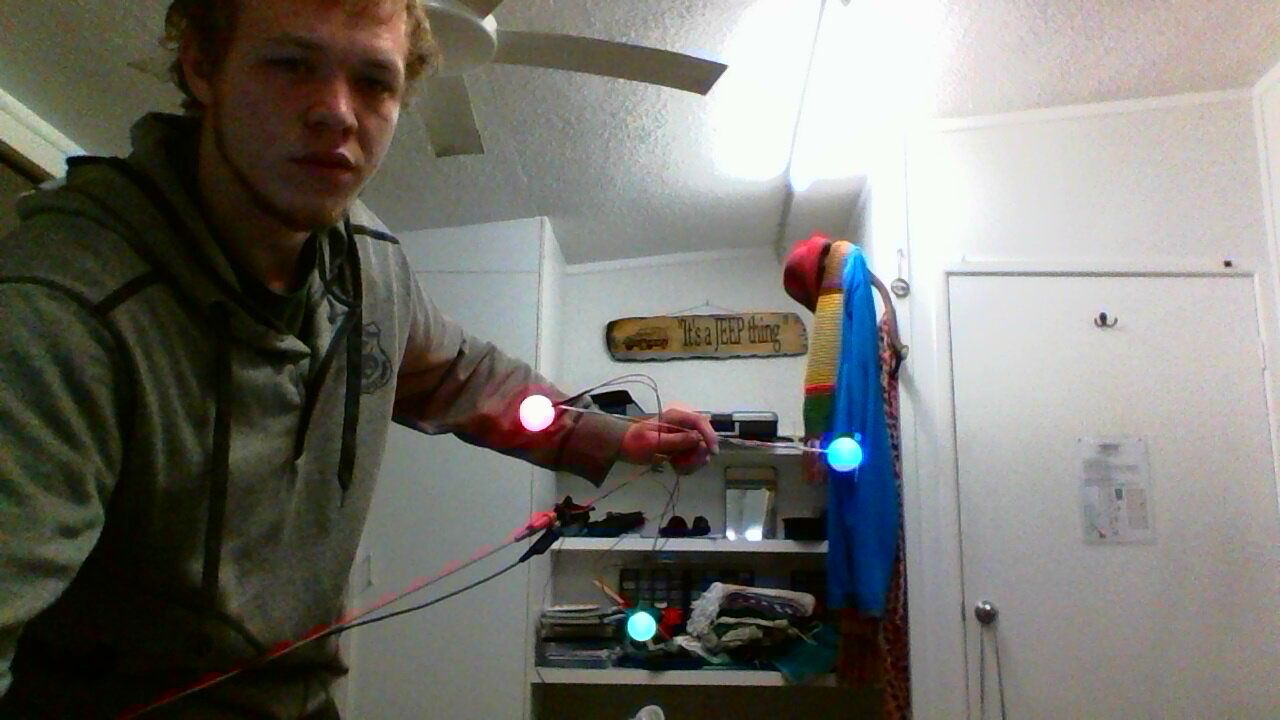
//> input picture computervision/leddetection/led4.jpg, 1280 x 720 px
$ ./ledDetection2   (built with g++ and OpenCV 4)
//> lines starting //> are read from the running program, lines starting //| are printed output that depends on the picture; after the words box and inside, x2 and y2 are one past the last pixel; in counts of white or black regions, pixels touching at a corner belong together
#include "opencv2/core/core.hpp"
#include "opencv2/highgui/highgui.hpp"
#include "opencv2/imgproc/imgproc.hpp"
#include "iostream"
#include <stdio.h>
#include <unistd.h>     // UNIX standard function definitions
#include <fcntl.h>      // File control definitions
#include <errno.h>      // Error number definitions
#include <termios.h>    // POSIX terminal control definitions

#define DEBUG 1

//Cropped area size.
#define SQUARE_SIZE 200
#define CROPMIDPOINT 100

//Marker relations
#define BLUE_RED 400
#define GREEN_FRONT 700
//Red Marker Position
#define RED_X 0
#define RED_Y 0
//Green Marker Position
#define GREEN_X BLUE_RED
#define GREEN_Y 0
//Blue Marker Position
#define BLUE_X BLUE_RED*0.5
#define BLUE_Y GREEN_FRONT
//Purple Marker Position
#define PURPLE_X BLUE_RED*0.5
#define PURPLE_Y GREEN_FRONT
#define PURPLE_Z 40

#define OPEN_CLOSE 1 //1 uses and opening procedure, 0 uses a closing procedure.
#define YUV_RGB 0 //1 = YUV, 0 = RGB.

//Canny edge detection threshold, it is quite low due to the low
//brightness of the images.
#define THRESH 60
#define AREA_THRESH 100

#define ELEMENT_TYPE 0
#define OPENING_SIZE 3
#define CLOSING_SIZE 3

//Used to access all of the images.
#define ONESCOLUMN 6
#define TENSCOLUMN 5
#define NUMIMAGES 16

//Middle point of images.
#define MIDDLEX 292
#define MIDDLEY 360

//Colours used in image analysis.
#define WHITE 255
#define MANICOLOUR 127

//Size of the images when displayed.
#define WINDOWX 500
#define WINDOWY 400

using namespace cv;
using namespace std;

Point brightLoc, mousePos;

char input;
int cnt = 0, i, brightness = 0, contourIndex = 0, intense, eleType;

double largestArea, area;

Mat openElement, closeElement;
Rect bRect;
Scalar intenseAvg, yuvColour, color[3], yuvAvg;

vector<vector<Point> > contours;
vector<Vec4i> hierarchy;
vector<Vec3f> circles;

int USB = open( "/dev/rfcomm0", O_RDWR| O_NOCTTY );

//Function Prototypes

void onMouse(int event, int x, int y, int flags, void* userdata);
void disImage(char* winName, Mat Image, int Position);
int write(char message[10]);

int main(int argc, char** argv) {


	string filename = "led4.jpg";

	//If no argument is given to "./Contours" then MRI1_01.png is used.

	Mat originalImage = imread(filename);
//> originalImage is the input picture: 720 rows x 1280 cols, CV_8UC3; mean B, G, R 108.9, 115.3, 116.6


	yuvColour = Scalar(255, 255, 255);
	color[0] = Scalar(255, 0, 0);
	color[1] = Scalar(0, 255, 0);
	color[2] = Scalar(0, 0, 255);

	if(originalImage.empty()) {
		//Checks that the file can be opened, if it can't, prints "can not open"
		//and end the program
		cout << "can not open " << filename << endl;
		return -1;
	}
	if (DEBUG) {cout << "File Loaded\n\r";}

	if( ELEMENT_TYPE == 0 ){ eleType = MORPH_RECT; }
	else if( ELEMENT_TYPE == 1 ){ eleType = MORPH_CROSS; }
	else if( ELEMENT_TYPE == 2) { eleType = MORPH_ELLIPSE; }

	openElement = getStructuringElement(eleType , Size( 2*OPENING_SIZE + 1, 2*OPENING_SIZE+1 ), Point(OPENING_SIZE, OPENING_SIZE));
	closeElement = getStructuringElement(eleType , Size( 2*CLOSING_SIZE + 1, 2*CLOSING_SIZE+1 ), Point(CLOSING_SIZE, CLOSING_SIZE));

	if (DEBUG) {cout << "Elements Created\n\r";}

	//Creates the image variables used for this project, one is used for each step
	//to facilitate debugging and understanding the code.
	Mat image = originalImage.clone(), threshImage, reducedImage, grayImage, erodedImage, colourImages[3], yuvImage, yuvSplit[3], edgeImage, contoursImage, blueImage, greenImage, redImage, brightImage;

	if (DEBUG) {cout << "Variables Created\n\r";}

	cvtColor(image, yuvImage, CV_BGR2YCrCb);
//> yuvImage: 720 rows x 1280 cols, CV_8UC3; mean of channels 0, 1, 2 115, 129.2, 124.6
	split(yuvImage, yuvSplit);
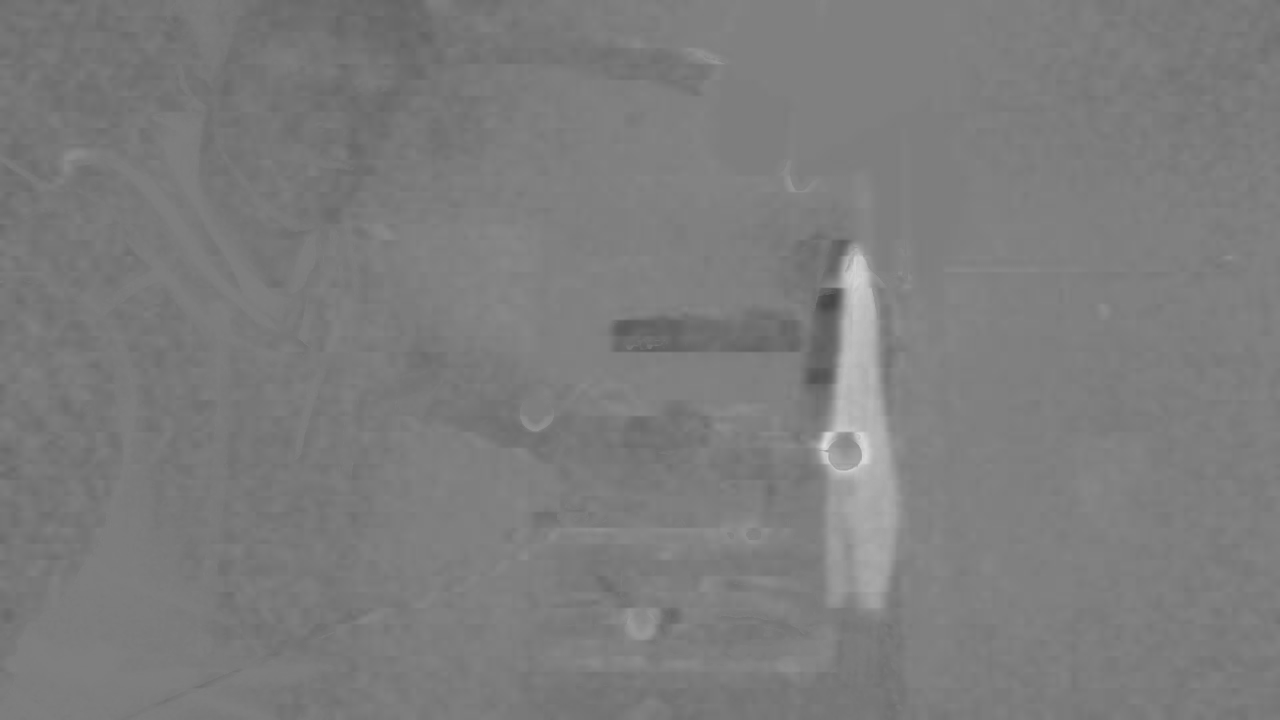
//> yuvSplit[2]: 720 rows x 1280 cols, CV_8UC1; min 71, max 222, mean 124.6
	yuvAvg = mean(yuvImage);
//> yuvAvg = Scalar(115, 129.2, 124.6)

	threshold(yuvSplit[0], brightImage, yuvAvg[0]*1.5, 255, THRESH_TOZERO);
	threshold(yuvSplit[1], redImage, yuvAvg[1]*1.1, 255, THRESH_TOZERO);
	threshold(yuvSplit[2], blueImage, yuvAvg[2]*1.1, 255, THRESH_TOZERO);

	dilate(brightImage, brightImage, closeElement);
	// subtract(brightDImage, brightImage, borderImage);

	disImage((char *)"Bright Image", brightImage, 6);

	split(image, colourImages);

	// blueImage = colourImages[0].clone();
	greenImage = colourImages[1].clone();
	// redImage = colourImages[2].clone();

	disImage((char *)"Yuv Blue Image", blueImage, 1);
	disImage((char *)"Green Image", greenImage, 2);
	disImage((char *)"Yuv Red Image", redImage, 3);

	//White lights should be reduced, as the markers are distinct colours.
	colourImages[0] = blueImage;// - greenImage*0.3 - redImage*0.3;
	colourImages[1] = greenImage;// - blueImage*0.3 - redImage*0.3;
	colourImages[2] = redImage;// - greenImage*0.3 - blueImage*0.3;

	bitwise_and(blueImage, brightImage, colourImages[0]);
//> blueImage: 720 rows x 1280 cols, CV_8UC1; min 0, max 208, mean 0.7
	bitwise_and(colourImages[1], brightImage, colourImages[1]);
	bitwise_and(redImage, brightImage, colourImages[2]);
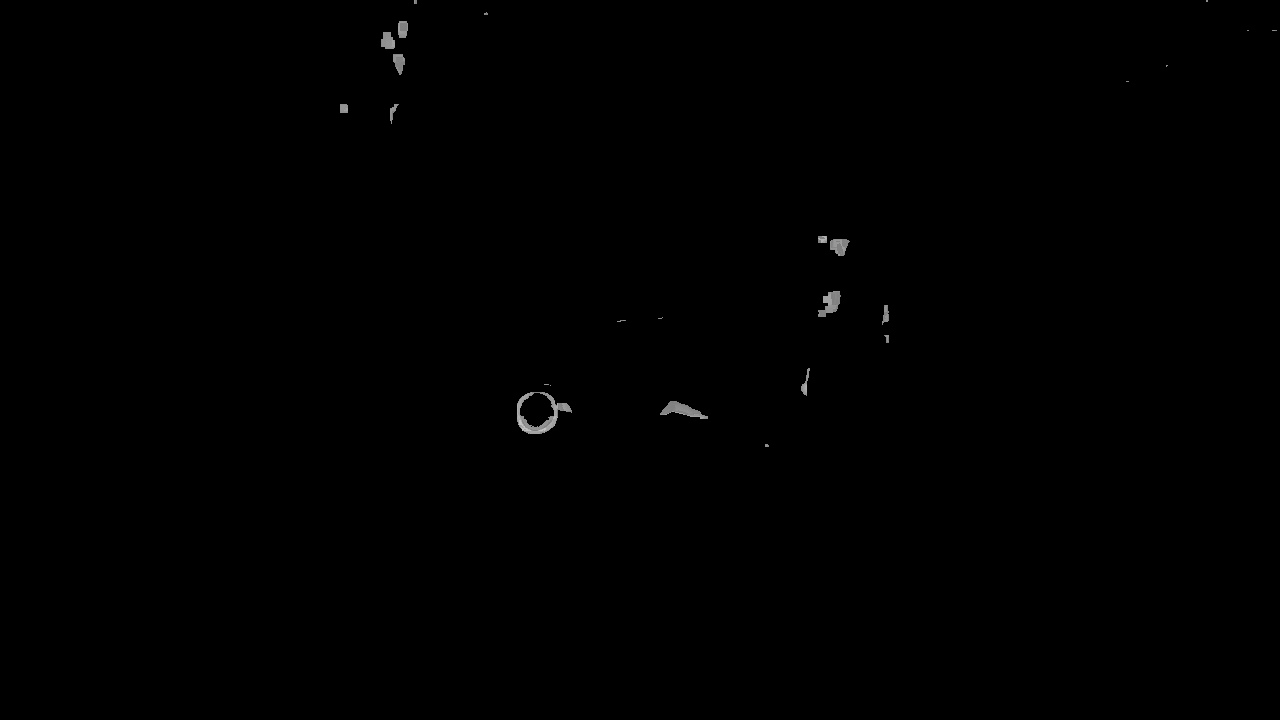
//> redImage: 720 rows x 1280 cols, CV_8UC1; min 0, max 196, mean 0.4

	disImage((char *)"Blue Image 2", colourImages[0], 1);
	disImage((char *)"Green Image 2", colourImages[1], 2);
	disImage((char *)"Red Image 2", colourImages[2], 3);

	if (DEBUG) {cout << "Colours Managed" << endl;}

	for(int k = 0; k <= 2; k++) {
		if (DEBUG) {cout << "Loop: " << k << endl;}

		intenseAvg = mean(colourImages[k]);

		threshold(colourImages[k], threshImage, intenseAvg[0]*1.2, 255, THRESH_BINARY);

		erode(colourImages[k], erodedImage, openElement);
		dilate(erodedImage, threshImage, openElement);

		// Canny(threshImage, edgeImage, THRESH, 2*THRESH, 3);

		contoursImage = threshImage.clone();
		// contoursImage = edgeImage.clone();

		blur(contoursImage, contoursImage, Size(4,4));

		findContours(contoursImage, contours, hierarchy, CV_RETR_EXTERNAL, CV_CHAIN_APPROX_SIMPLE, Point(0,0));

		largestArea = 0;
		area = 0;
		contourIndex = 0;
		for(int i = 0; i<contours.size(); i++) {
			area = contourArea(contours[i], false);
			if(area > AREA_THRESH) {
				largestArea = area;
				contourIndex = i;
				bRect = boundingRect(contours[i]);
				rectangle(originalImage, bRect, color[k]);
			}
		}

		switch(k) {
			case 0:
				disImage((char *)"Blue Image 3", threshImage, 1);
				break;
			case 1:
				disImage((char *)"Green Image 3", threshImage, 2);
				break;
			case 2:
				disImage((char *)"Red Image 3", threshImage, 3);
				break;
		}
	}
//> this loop made 3 passes
//> (intenseAvg, area, largestArea, contourIndex, bRect) on passes 1 to 3: (Scalar(0.671), 90, 830.5, 3, Rect(841, 242, 35, 35)), (Scalar(61.14), 45, 116.5, 24, Rect(427, 0, 14, 10)), (Scalar(0.428), 214.5, 214.5, 8, Rect(397, 20, 13, 20))
//> threshImage: 720 rows x 1280 cols, CV_8UC1; min 0, max 160, mean 0.3
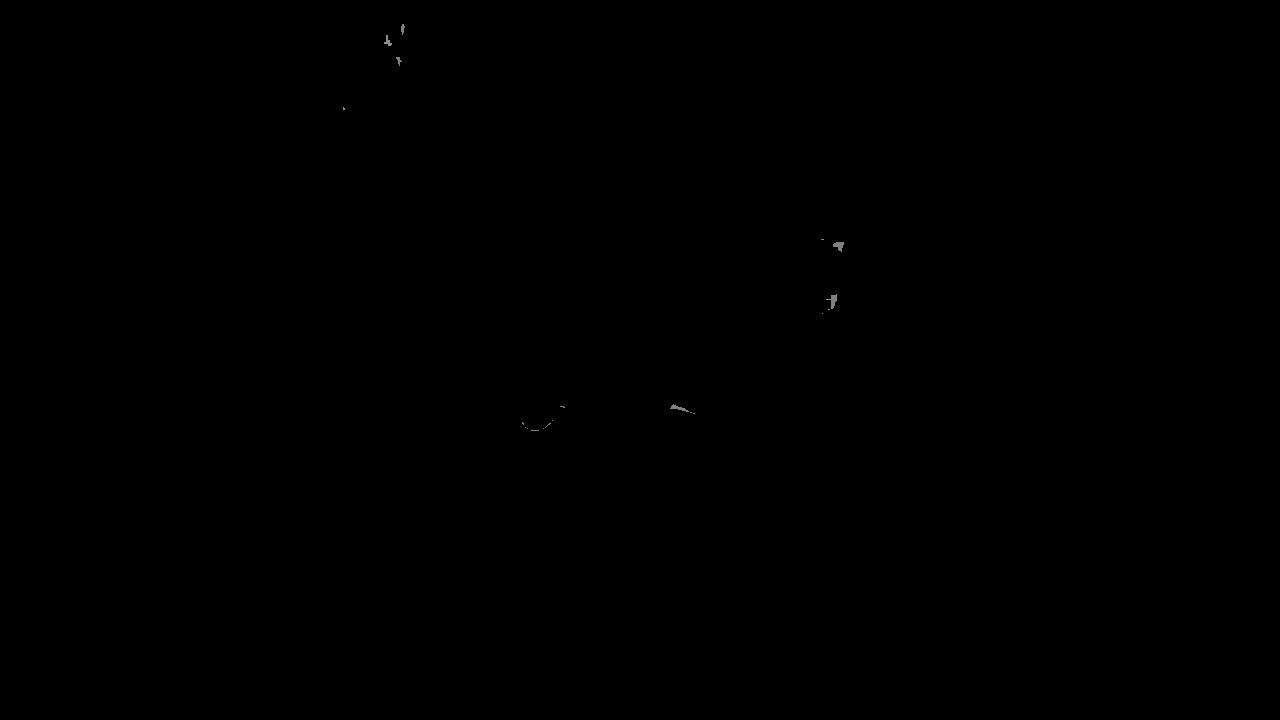
//> erodedImage: 720 rows x 1280 cols, CV_8UC1; min 0, max 160, mean 0
//> contoursImage: 720 rows x 1280 cols, CV_8UC1; min 0, max 160, mean 0.3
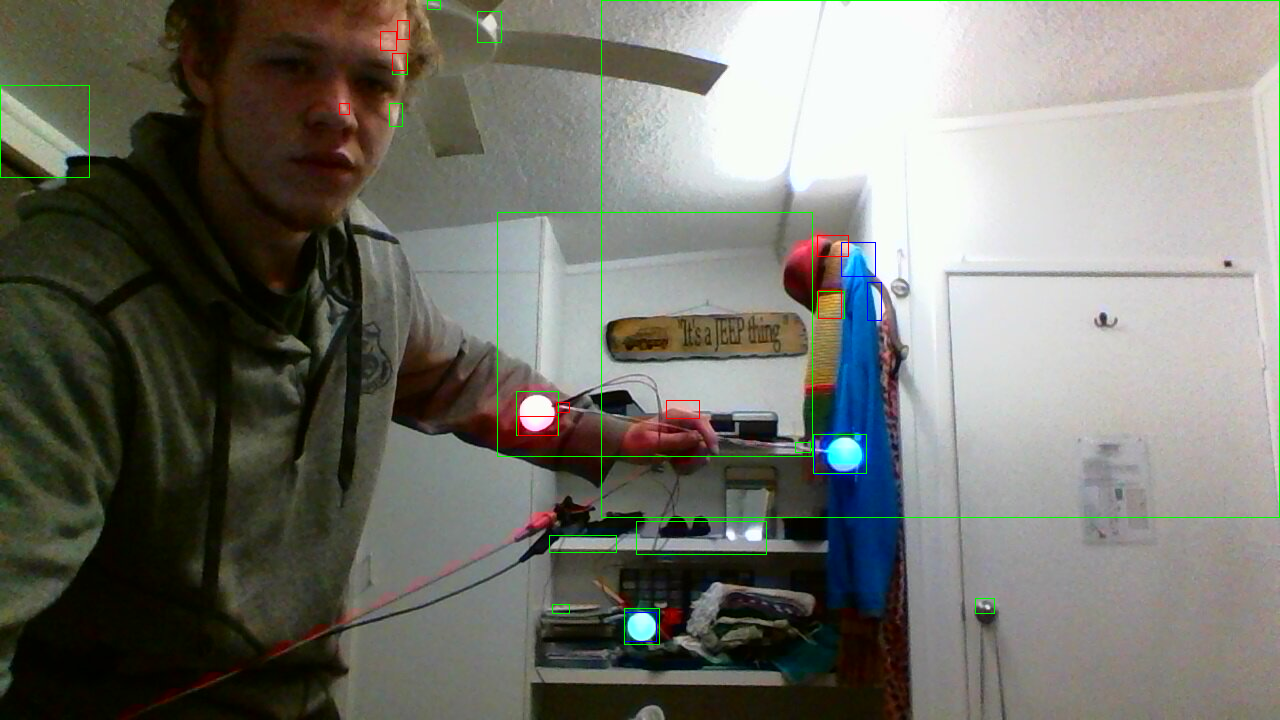
//> originalImage: 720 rows x 1280 cols, CV_8UC3; mean B, G, R 108.2, 116, 115.9
//> after the loop, largestArea = 214.5; area = 214.5; contourIndex = 8

	if (DEBUG) {cout << "Analysis Complete" << endl;}

	disImage((char *)"Threshold Image", originalImage, 4);

	// [25 lines of commented-out code are left out]

	waitKey(0);
}

void disImage(char* winName, Mat Image, int Position) {
	namedWindow(winName, WINDOW_NORMAL);
	imshow(winName, Image);
	resizeWindow(winName, WINDOWX, WINDOWY);

	switch (Position) {
		case 1:
			moveWindow(winName, 0, 0);
			break;
		case 2:
			moveWindow(winName, WINDOWX+5, 0);
			break;
		case 3:
			moveWindow(winName, (WINDOWX*2)+10, 0);
			break;
		case 4:
			moveWindow(winName, 0, WINDOWY+25);
			break;
		case 5:
			moveWindow(winName, WINDOWX+5, WINDOWY+25);
			break;
		case 6:
			moveWindow(winName, (WINDOWX*2)+10, WINDOWY+25);
			break;

	}

}

void onMouse(int event, int x, int y, int flags, void* userdata) {
	//Event that is attached to a mouse click after "setMouseCallback" occurs.
	if(event == EVENT_LBUTTONDOWN) {
		mousePos.x = x;
		mousePos.y = y;
	}
}

int write(char message[10]) {
	int n_written = 0, spot = 0;

	do {
		n_written = write( USB, &message[spot], 1 );
		spot += n_written;
	} while (message[spot-1] != '\r' && n_written > 0);
}

$ run again, with computervision/leddetection/led1.jpg copied over computervision/leddetection/led4.jpg
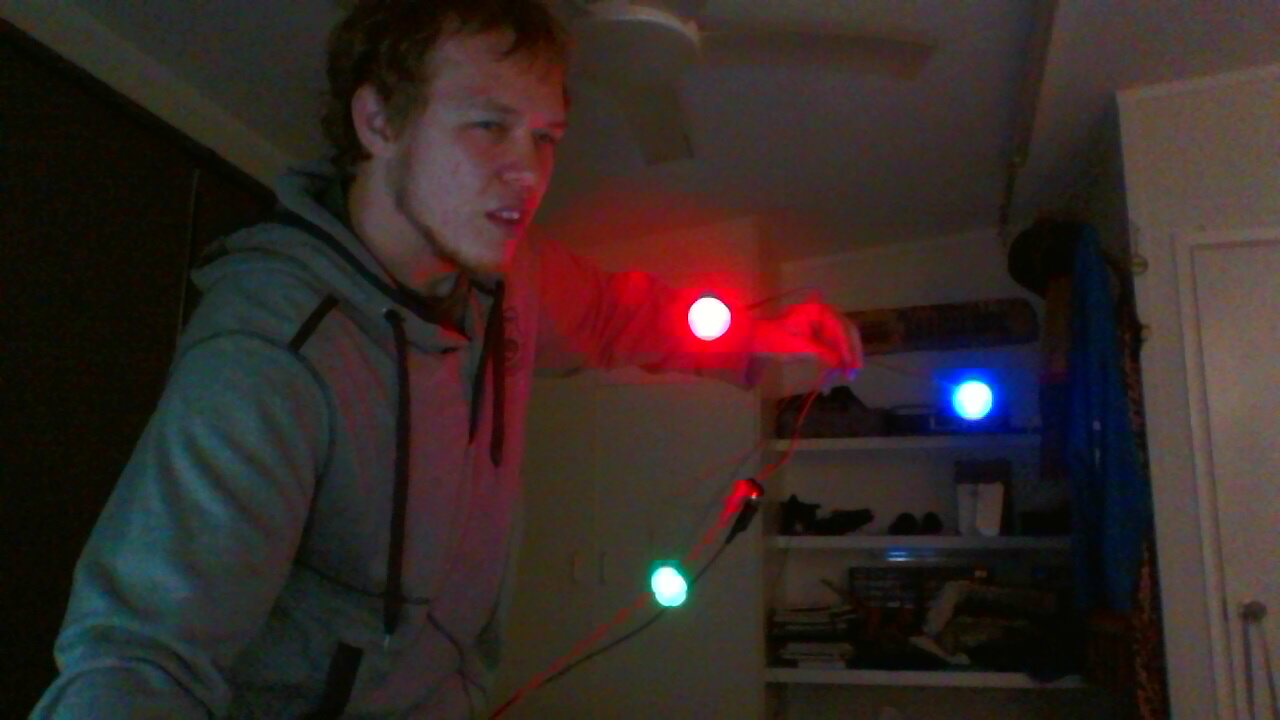
//> input picture computervision/leddetection/led1.jpg, 1280 x 720 px
//> originalImage is the input picture: 720 rows x 1280 cols, CV_8UC3; mean B, G, R 37.2, 40.2, 52.9
//> yuvImage: 720 rows x 1280 cols, CV_8UC3; mean of channels 0, 1, 2 43.6, 134.6, 124.3
//> yuvAvg = Scalar(43.64, 134.6, 124.3)
//> the loop `for(int k = 0; k <= 2; k++)` made 3 passes
//> (intenseAvg, area, largestArea, contourIndex, bRect) on passes 1 to 3: (Scalar(0.445), 2899.5, 2899.5, 16, Rect(941, 367, 62, 61)), (Scalar(10.69), 2242.5, 2242.5, 29, Rect(607, 0, 98, 47)), (Scalar(0.996), 158.5, 158.5, 13, Rect(495, 63, 17, 13))
//> pass 1, `threshold(colourImages[k], threshImage, intenseAvg[0]*1.2, 255, THRESH..`:
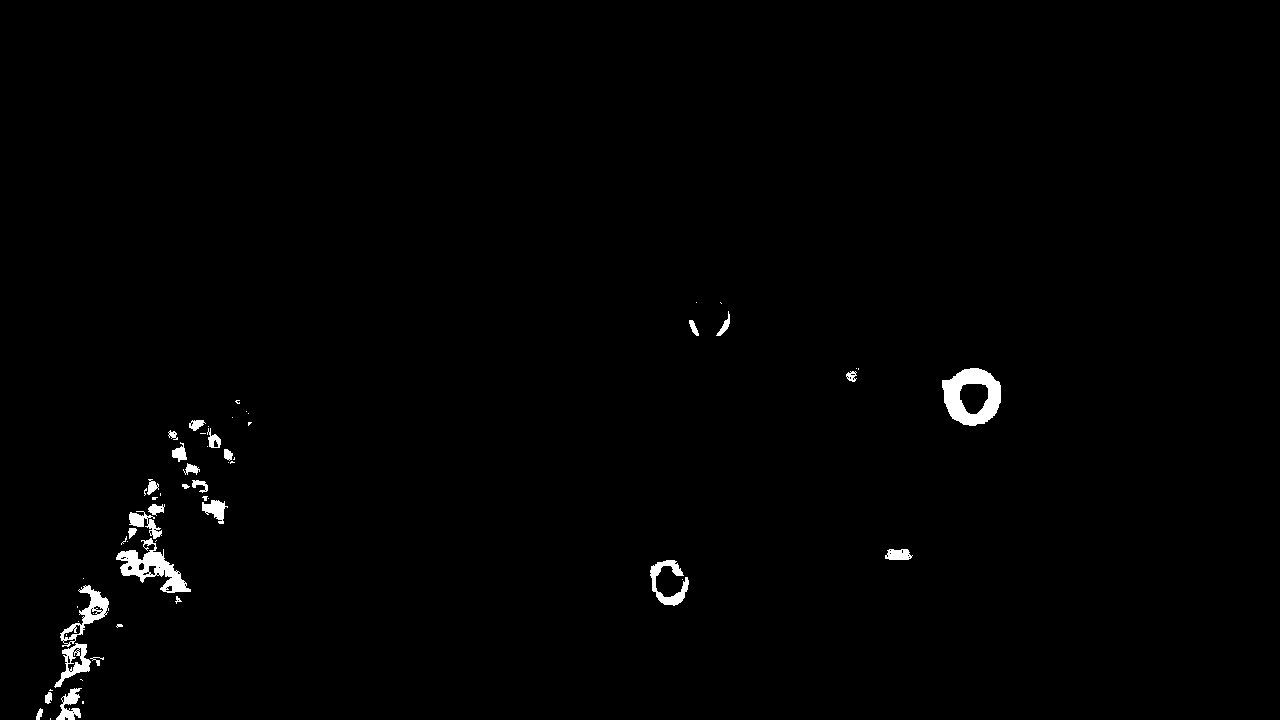
//> threshImage: 720 rows x 1280 cols, CV_8UC1; 0.94% white; 61 white regions (34 under 20 px), largest, box (x1, y1, x2, y2) and area: (942, 368, 1001, 426) 1972, (116, 538, 191, 593) 1492, (60, 585, 109, 647) 836
//> after the loop `for(int k = 0; k <= 2; k++)`:
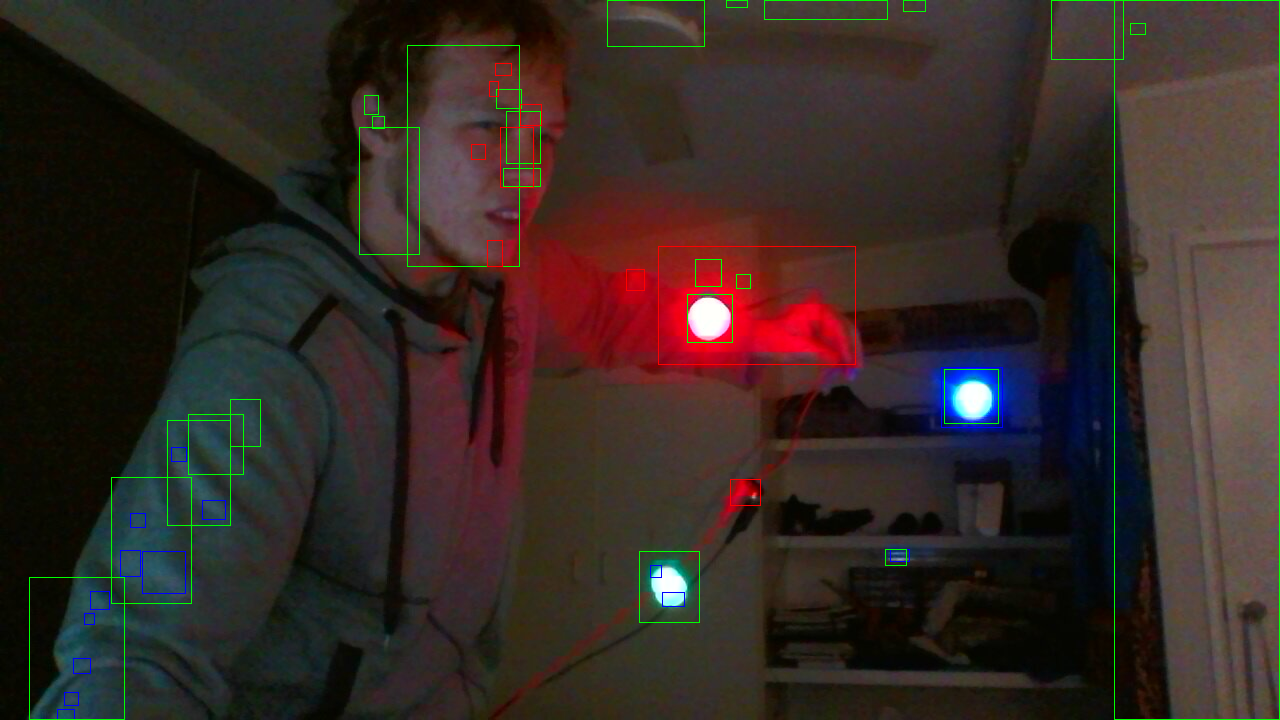
//> originalImage: 720 rows x 1280 cols, CV_8UC3; mean B, G, R 36.9, 41.5, 52.6
//> after the loop `for(int k = 0; k <= 2; k++)`: largestArea = 158.5; contourIndex = 13
